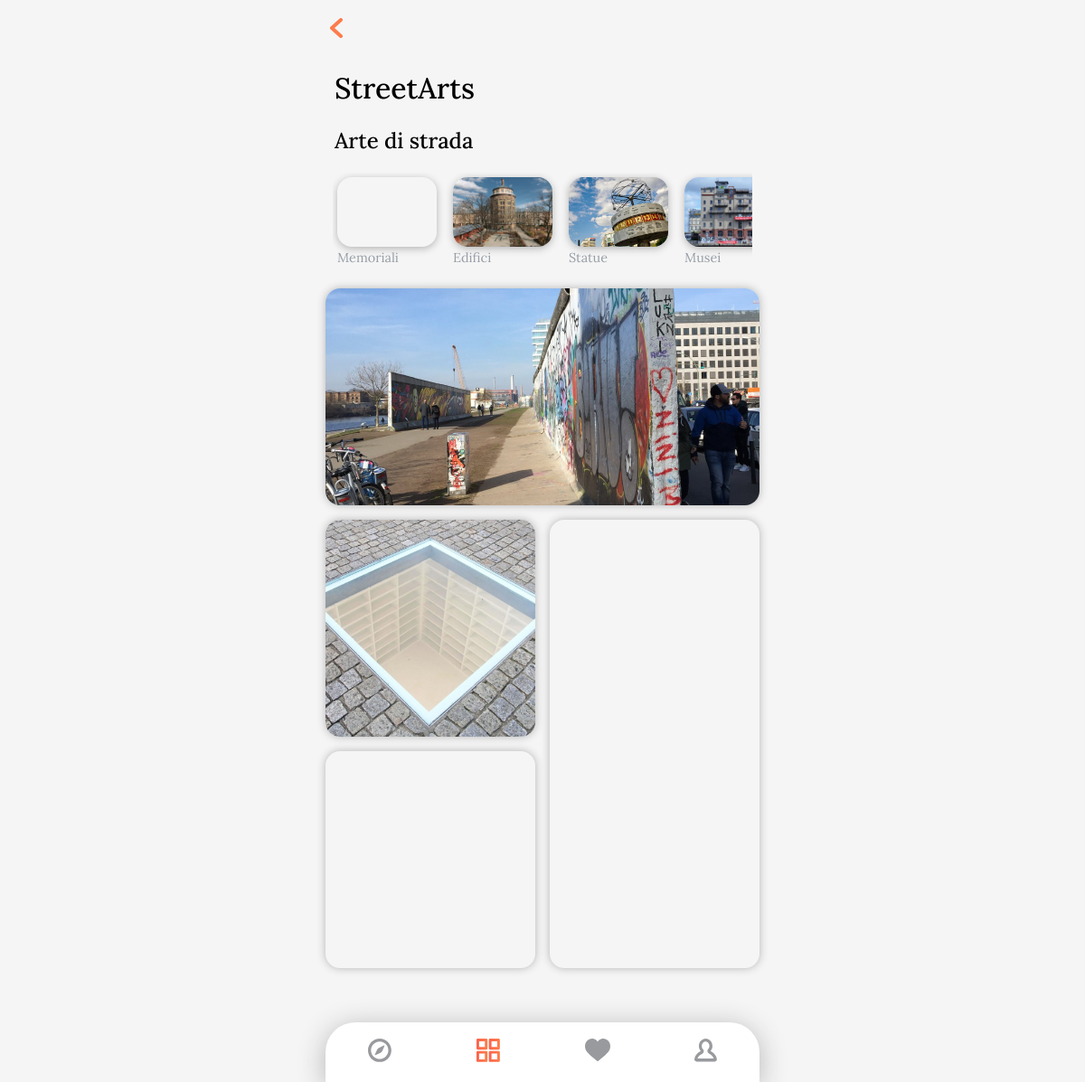
The app's page /category.php?categ=1 with its own data.
### tables this page shows
CREATE TABLE tipo(
    `id` int PRIMARY KEY AUTO_INCREMENT,
    `description` varchar(255),
    `name` varchar(255),
    `image` varchar(255)
);

CREATE TABLE ldi(
    `id` int PRIMARY KEY AUTO_INCREMENT,
    `name` varchar(255),
    `description` varchar(255),
    `registrationDate` timestamp,
    `lon` varchar(255),
    `lat` varchar(255),
    `image` varchar(255),
    `audio` varchar(255),
    `maintipo` int NOT NULL REFERENCES tipo(id)
);

CREATE TABLE tipo_ldi(
    `ldi_id` int REFERENCES ldi(id),
    `tipo_id` int REFERENCES tipo(id),
    PRIMARY KEY (`ldi_id`, `tipo_id`)
);

### category.php (the view, shortened to what this page needs)
<?php
    $conn = new mysqli("localhost", "root", "");
    $conn->query("USE my_visitberlin");
    if(empty($_GET["categ"]) && empty($_GET["query"])){
        $typeName = "Tutto";
        $typeDescription = "Tutte i luoghi di interesse";
    }
    elseif(!empty($_GET["categ"])){
        $query = "SELECT * FROM tipo WHERE tipo.id = ".$_GET["categ"];
        $result = $conn->query($query);
        $type = $result->fetch_assoc();
        $typeName = $type["name"];
        $typeDescription = $type["description"];
    }
    elseif(!empty($_GET["query"])){
        $typeName = "Ricerca Personalizzata";
        $typeDescription = "Risultati per: ".$_GET["query"]."";
    }
?>
<!DOCTYPE html>
<html lang="it">
       <head>
        <link rel="stylesheet" href="css/navBar.css">
        <link rel="stylesheet" href="css/cardsMenu.css">
        <link rel="stylesheet" href="css/textFormat.css">
        <link rel="stylesheet" href="css/imageGallery.css">
        <link rel="stylesheet" href="css/components.css">
    </head>
    <body>
        <a href="index.php"><img src="assets/icon/back.svg" alt="" class="backIcon"></a>
        <h1><?php echo $typeName;?></h1>
        <h2><?php echo $typeDescription;?></h2>
        <div class="leftScrollMenu">
            <?php
                if(empty($_GET["categ"])){
                    $query = "SELECT * FROM tipo";
                }
                else{
                    $query = "SELECT * FROM tipo WHERE id != ".$_GET["categ"];
                }
                $result = $conn->query($query);
                if($result->num_rows > 0){
                    while($row = $result->fetch_assoc()){
                        $query = "SELECT * FROM ldi WHERE maintipo = ".$row["id"]." ORDER BY RAND() LIMIT 1";
                        $result1 = $conn->query($query);
                        if($result1->num_rows > 0){
                            $rowIm1 = mysqli_fetch_array($result1);
                            $rowIm1 = $rowIm1["image"];
                        }
                        else{
                            $rowIm1 = "NoImg.png";
                        }
                        echo  '
                        <a href="category.php?categ='.$row["id"].'">
                            <div class="item">
                                <div class="menuImage image" style="background-image: url(assets/berlinPhotosProva/'.$rowIm1.');">
                                </div>
                                <div class="bottomText">
                                    <span class="smallText">'.$row["name"].'</span>
                                </div>
                            </div>
                        </a>';
                    }
                }
            ?>
        </div>
            <?php
                if(!empty($_GET["query"])){
                    $query = "SELECT * FROM ldi where `name` LIKE '%".$_GET["query"]."%'";
                }
                elseif(empty($_GET["categ"])){
                    $query = "SELECT * FROM ldi";
                }
                else{
                    $query = "SELECT * FROM ldi,tipo_ldi WHERE ldi.id = tipo_ldi.ldi_id AND tipo_ldi.tipo_id = ".$_GET["categ"];
                }
                $result = $conn->query($query);
                if($result->num_rows > 0){
                    $i = 0;
                    $tipo = array("topImage image","left1 image","left2 image","bigRight image","bottomleft image","bottomRight image");
                    echo '<div class="imageGallery">';
                    while($row = $result->fetch_assoc()){
                        echo '
                        <a href="ldi.php?ldi='.$row["id"].'" class="'.$tipo[$i].'" style="background-image: url(assets/berlinPhotosProva/'.$row["image"].');" id="div'.$row["id"].'">';
                        echo '</a>';
                        $i++;
                    }
                    if($i<6){
                        echo '</div>';
                    }
                }
                else{
                    echo "<h1>Nessun luogo di interesse trovato</h1>";
                }
            ?>
        <div class="divWrapper">
            <nav class="bottomNav">
                <div class="insideNav">
                <a href="map.php"><img src="assets/icon/searchOff.svg" alt="" class="icon"></a>
                <a href="index.php"><img src="assets/icon/boardsOn.svg" alt="" class="icon"></a>
                </div>
                <div class="insideNav">
                <a href="liked.php"><img src="assets/icon/preferOff.svg" alt="" class="icon"></a>
                <a href="account.php"><img src="assets/icon/profileOff.svg" alt="" class="icon"></a>
                </div>
            </nav>
        </div>
    </body>
</html>

### css/navBar.css (style rules this page uses)
body { margin: 0; background-color: #F5F5F5; font-family: 'Lora', sans-serif; }
body { -ms-overflow-style: none; scrollbar-width: none; }
.divWrapper { z-index:1000; position: fixed; bottom: 0; width: 100%; display: flex; justify-content: space-around; }
.bottomNav { background-color: white; position: absolute; bottom: 0; width: 100%; height: 66px; border-radius: 33px 33px 0px 0px; display: flex; align-items: center; justify-content: space-between; overflow: visible; box-shadow: 0px 5px 30px 0px #b3b3b3; z-index: 100; }
.insideNav { display: flex; justify-content: space-around; width: 40%; }
.icon { transition: 100ms ease-in; }
@media screen and (min-width: 1200px) { body { width: 40%; margin: auto; } }
@media screen and (min-width: 1200px) { .divWrapper { right: 30%; width: 40%; margin: auto; } }
@media screen and (min-width: 1200px) { .insideNav { width: 50%; } }

### css/cardsMenu.css (style rules this page uses)
.imageGallery { width: 100%; height: 73%; max-height: 73%; background-color:blueviolet; display: grid; grid-template-columns: 50% 50%; grid-template-rows: 50% 50%; position: relative; }
.image { background-size: cover; background-repeat: no-repeat; background-position: center; }
.leftScrollMenu { margin-left: auto; margin-right: auto; width: auto; max-width: 100%; background-color: transparent; display: flex; gap: 0.5rem; overflow:scroll; margin: 0.5rem; }
.leftScrollMenu a { text-decoration: none; }
.item { min-width: 110px; height: 110px; display: flex; flex-direction: column; justify-content: center; align-items: center; background-color: transparent; cursor: pointer; position: relative; margin: 5px; }
.menuImage { height: 70%; width: 100%; border-radius: 1rem; box-shadow: 0px 2px 8px 0px #b3b3b3;; }
.bottomText { height: 30%; width: 100%; display: flex; }

### css/textFormat.css (style rules this page uses)
.smallText { font-weight: 400; font-size: 0.9rem; color: #979EA6; margin-top: 3px; }
::placeholder { color: black; opacity: 1; font-weight: lighter; }
h2, h1 { margin-left: 10px; font-weight: 500; }

### css/imageGallery.css (style rules this page uses)
.imageGallery { display: grid; grid-template-columns: 1fr 1fr; grid-template-rows: repeat(1, 1fr);; background-color: transparent; margin-bottom: 110px; gap: 1rem; width: calc(100vw - 1rem); margin: 0px 0.5rem 110px 0.5rem; grid-template-areas: "a a" "b c" "d c" "e f"; }
.imageGallery a { border-radius: 1rem; min-height: 50vw; box-shadow: 0px 0px 10px 0px #b3b3b3; position: relative; }
.imageGallery .topImage { grid-area: a; }
.imageGallery .left1 { grid-area: b; }
.imageGallery .left2 { grid-area: d; }
.imageGallery .bigRight { grid-area: c; }
@media screen and (min-width: 1200px) { .imageGallery { width: 100%; margin: auto; margin-bottom: 110px; } }
@media screen and (min-width: 1200px) { .imageGallery a { min-height: 20vw; } }

### css/components.css (style rules this page uses)
* { box-sizing: border-box; }
.backIcon { margin: 20px 0px 10px 5px; }

### records on screen
tipo: name "StreetArts", description "Arte di strada"
tipo: name "Memoriali"
tipo: ldi.image (picture), name "Edifici"
tipo: ldi.image (picture), name "Statue"
tipo: ldi.image (picture), name "Musei"
tipo_ldi: ldi.image (picture)
tipo_ldi: ldi.image (picture)
